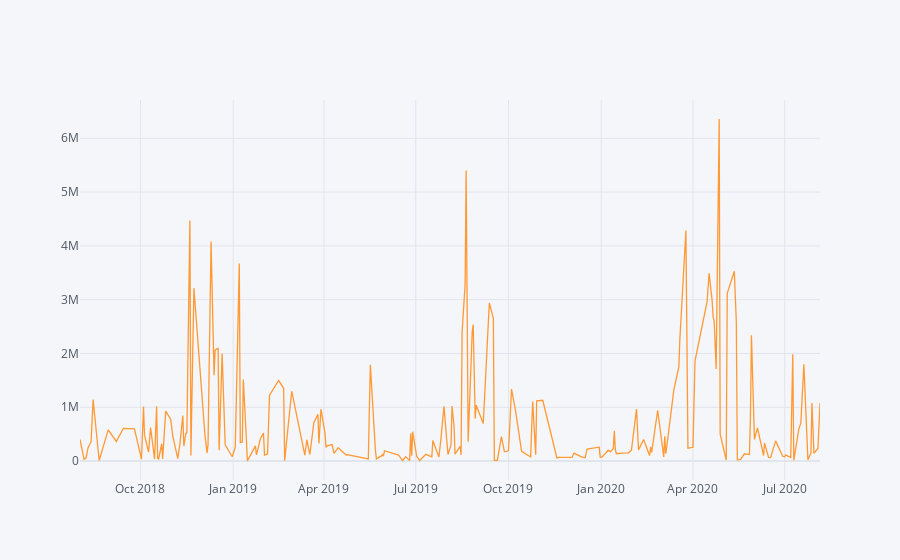

The cell this chart's notebook holds for it:
### Code cell
ex_list[2]['pnl'].iplot()

### Figure 1 — Plotly figure (JSON) as saved in the notebook; plotly's stock layout.template omitted (floating-point values rounded to 4 significant figures; data arrays with more than 128 entries replaced by an {"elided": "..."} marker saying what was removed)
{"data": [{"line": {"color": "rgba(255, 153, 51, 1.0)", "dash": "solid", "shape": "linear", "width": 1.3}, "mode": "lines", "name": "pnl", "text": "", "type": "scatter", "x": {"elided": "218 str values"}, "y": {"elided": "218 float values"}}], "layout": {"legend": {"bgcolor": "#F5F6F9", "font": {"color": "#4D5663"}}, "paper_bgcolor": "#F5F6F9", "plot_bgcolor": "#F5F6F9", "title": {"font": {"color": "#4D5663"}}, "xaxis": {"gridcolor": "#E1E5ED", "showgrid": true, "tickfont": {"color": "#4D5663"}, "title": {"font": {"color": "#4D5663"}, "text": ""}, "zerolinecolor": "#E1E5ED"}, "yaxis": {"gridcolor": "#E1E5ED", "showgrid": true, "tickfont": {"color": "#4D5663"}, "title": {"font": {"color": "#4D5663"}, "text": ""}, "zerolinecolor": "#E1E5ED"}}}
